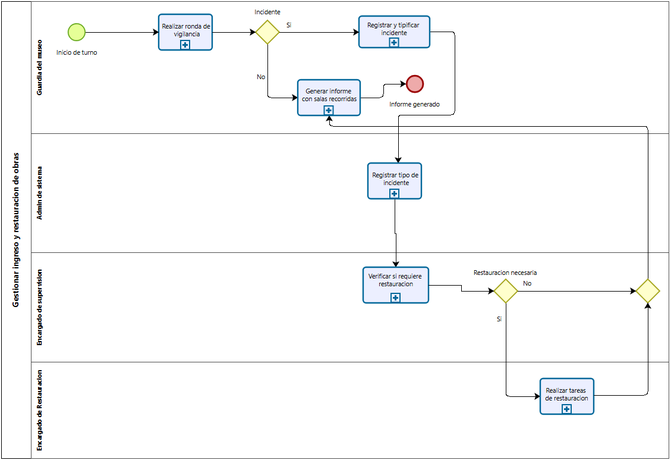
#> input picture Diagramas/BpmnNivelDescriptivo.png, 671 x 460 px, shrunk from 1129 x 773 before the run, found by its file name
$ python check_lane_crops.py
#> lines starting #> are read from the running program, lines starting #| are printed output that depends on the picture
from PIL import Image

# Check lane names in BpmnNivelDescriptivo.png
desc = Image.open('Diagramas/BpmnNivelDescriptivo.png')
#> desc is the input picture: PIL image 671x460 RGBA; mean R, G, B, A 248.2, 248.9, 249.4, 255
print("Descriptivo size:", desc.size)
#| Descriptivo size: (671, 460)
# The lane headers are on the left: let's save crops of left regions
for i in range(4):
    y1 = int(i * desc.height / 4)
    y2 = int((i + 1) * desc.height / 4)
    crop = desc.crop((0, y1, 150, y2))
    crop.save(f'scripts_y_notas/desc_lane_{i+1}.png')
#> this loop made 4 passes
#> pass 1, `crop = desc.crop((0, y1, 150, y2))`:
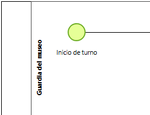
#> crop: PIL image 150x115 RGBA; mean R, G, B, A 248.2, 248.6, 247, 255
#> after the loop:
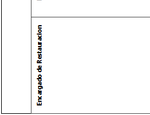
#> crop: PIL image 150x115 RGBA; mean R, G, B, A 248.6, 248.5, 248.5, 255

# Also check Operativo
oper = Image.open('Diagramas/BpmnNivelOperativo.png')
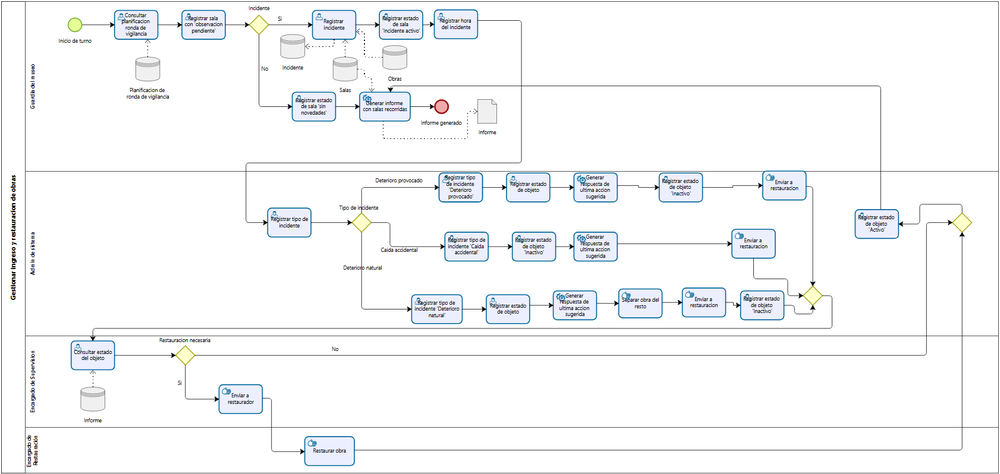
#> input picture Diagramas/BpmnNivelOperativo.png, 1000 x 474 px, shrunk from 1682 x 798 before the run, found by its file name
#> oper is the input picture: PIL image 1000x474 RGB; mean R, G, B 245.9, 247, 248.1
print("Operativo size:", oper.size)
#| Operativo size: (1000, 474)
for i in range(4):
    y1 = int(i * oper.height / 4)
    y2 = int((i + 1) * oper.height / 4)
    crop = oper.crop((0, y1, 150, y2))
    crop.save(f'scripts_y_notas/oper_lane_{i+1}.png')
#> this loop made 4 passes
#> pass 1, `crop = oper.crop((0, y1, 150, y2))`:
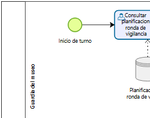
#> crop: PIL image 150x118 RGB; mean R, G, B 244.2, 245.3, 245.2
#> pass 2, `crop = oper.crop((0, y1, 150, y2))`:
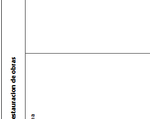
#> crop: PIL image 150x119 RGB; mean R, G, B 250.5, 250.5, 250.5
#> pass 3, `crop = oper.crop((0, y1, 150, y2))`:
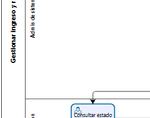
#> crop: PIL image 150x118 RGB; mean R, G, B 246.6, 247, 247.7
#> after the loop:
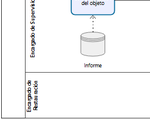
#> crop: PIL image 150x119 RGB; mean R, G, B 244.9, 245.3, 246.1

print("Crops saved!")
